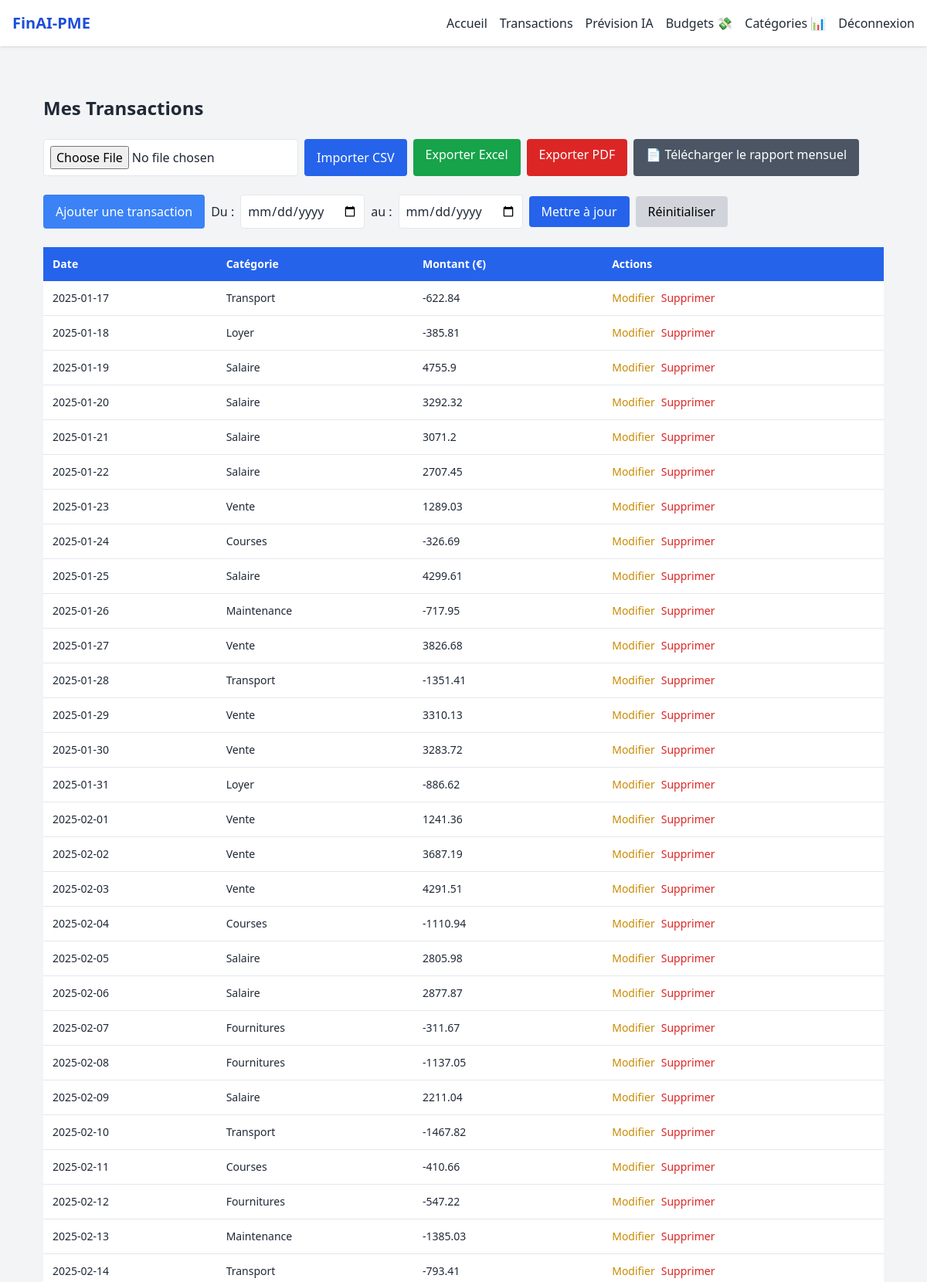
Page /transactions (signed in, upper part) on the committed database.
### app.py (models this page shows)
class Transaction(db.Model):
    id = db.Column(db.Integer, primary_key=True)
    date = db.Column(db.Date)
    category = db.Column(db.String(100))
    amount = db.Column(db.Float)
    user_id = db.Column(db.Integer, db.ForeignKey('user.id'))

### app.py (the view)
@app.route('/transactions')
@login_required
def transactions():
    selected = request.args.get('categorie')
    periode = request.args.get('periode')
    start_date = request.args.get('start_date')
    end_date = request.args.get('end_date')
    query = Transaction.query.filter_by(user_id=current_user.id)
    if selected:
        query = query.filter_by(category=selected)
    if start_date:
        query = query.filter(Transaction.date >= start_date)
    if end_date:
        query = query.filter(Transaction.date <= end_date)
    if periode == 'mois':
        query = query.filter(Transaction.date >= date.today().replace(day=1))
    elif periode == 'semaine':
        start_of_week = date.today() - timedelta(days=date.today().weekday())
        query = query.filter(Transaction.date >= start_of_week)
    txs = query.order_by(Transaction.date).all()
    total = sum(t.amount for t in txs)
    alerts = generate_alerts(txs)
    categories = list({t.category for t in Transaction.query.filter_by(user_id=current_user.id).all()})
    return render_template(
        'transactions.html',
        transactions=txs,
        alerts=alerts,
        categories=categories,
        selected=selected,
        periode=periode,
        total=total,
        start_date=start_date,
        end_date=end_date
    )

### app.py (called while the page is built)
@login_manager.user_loader
def load_user(user_id):
    return User.query.get(int(user_id))

def generate_alerts(transactions):
    alerts = []
    total = sum(t.amount for t in transactions)
    if total < 0:
        alerts.append("⚠️ Solde total négatif : attention au découvert.")
    user_id = transactions[0].user_id if transactions else None
    if user_id:
        budgets = Budget.query.filter_by(user_id=user_id).all()
        for budget in budgets:
            total_cat = sum(t.amount for t in transactions if t.category == budget.category)
            if abs(total_cat) > budget.montant_max:
                alerts.append(f"🚨 Dépassement du budget pour {budget.category} : {abs(total_cat)} € > {budget.montant_max} €")
    return alerts

### templates/transactions.html (shortened to what this page needs)
{% extends 'base.html' %}
{% block content %}
<div class="space-y-6 p-4 sm:p-6 md:p-10">
  <h2 class="text-2xl font-bold">Mes Transactions</h2>
  <form method="POST" action="/import" enctype="multipart/form-data" class="flex flex-wrap gap-2 mb-4">
    <input type="file" name="file" required class="border p-2 rounded bg-white w-full sm:w-auto">
    <button class="w-full sm:w-auto bg-blue-600 text-white px-4 py-2 rounded">Importer CSV</button>
    <a href="/export/excel" class="w-full sm:w-auto bg-green-600 text-white px-4 py-2 rounded text-center">Exporter Excel</a>
    <a href="/export/pdf" class="w-full sm:w-auto bg-red-600 text-white px-4 py-2 rounded text-center">Exporter PDF</a>
    <a href="/rapport" class="w-full sm:w-auto bg-gray-600 text-white px-4 py-2 rounded text-center">
      📄 Télécharger le rapport mensuel
    </a>
  </form>
  <div class="flex flex-wrap gap-2 mb-4">
    <button onclick="document.getElementById('addModal').classList.remove('hidden')" class="bg-blue-500 text-white px-4 py-2 rounded w-full sm:w-auto">Ajouter une transaction</button>
    <form method="GET" id="forecast-date-form" class="flex flex-wrap gap-2 items-center">
      <label for="start_date">Du :</label>
      <input type="date" name="start_date" id="start_date" value="{{ start_date }}" class="border p-2 rounded">
      <label for="end_date">au :</label>
      <input type="date" name="end_date" id="end_date" value="{{ end_date }}" class="border p-2 rounded">
      <button type="submit" class="bg-blue-600 text-white px-4 py-2 rounded">Mettre à jour</button>
      <button type="button" class="bg-gray-300 text-black px-4 py-2 rounded" onclick="resetForecastDates()">Réinitialiser</button>
    </form>
  </div>
  <div class="overflow-x-auto mt-4">
    <table class="min-w-full bg-white rounded shadow text-sm">
      <thead class="bg-blue-600 text-white">
        <tr>
          <th class="p-3 text-left">Date</th>
          <th class="p-3 text-left">Catégorie</th>
          <th class="p-3 text-left">Montant (€)</th>
          <th class="p-3 text-left">Actions</th>
        </tr>
      </thead>
      <tbody>
        {% for tx in transactions %}
        <tr class="border-b hover:bg-gray-100">
          <td class="p-3">{{ tx.date }}</td>
          <td class="p-3">{{ tx.category }}</td>
          <td class="p-3">{{ tx.amount }}</td>
          <td class="p-3 flex flex-wrap gap-2">
            <button onclick="openEditModal('{{ tx.id }}', '{{ tx.date }}', '{{ tx.category }}', '{{ tx.amount }}')" class="text-yellow-600 hover:underline">Modifier</button>
            <form method="POST" action="/delete" onsubmit="return confirm('Confirmer la suppression ?')">
              <button class="text-red-600 hover:underline">Supprimer</button>
            </form>
          </td>
        </tr>
        {% endfor %}
      </tbody>
    </table>
  </div>
</div>
{% endblock %}

### rows in the picture
Transaction: date "2025-01-17", category "Transport", amount "-622.84"
Transaction: date "2025-01-18", category "Loyer", amount "-385.81"
Transaction: date "2025-01-19", category "Salaire", amount "4755.9"
Transaction: date "2025-01-20", category "Salaire", amount "3292.32"
Transaction: date "2025-01-21", category "Salaire", amount "3071.2"
Transaction: date "2025-01-22", category "Salaire", amount "2707.45"
Transaction: date "2025-01-23", category "Vente", amount "1289.03"
Transaction: date "2025-01-24", category "Courses", amount "-326.69"
Transaction: date "2025-01-25", category "Salaire", amount "4299.61"
Transaction: date "2025-01-26", category "Maintenance", amount "-717.95"
Transaction: date "2025-01-27", category "Vente", amount "3826.68"
Transaction: date "2025-01-28", category "Transport", amount "-1351.41"
Transaction: date "2025-01-29", category "Vente", amount "3310.13"
Transaction: date "2025-01-30", category "Vente", amount "3283.72"
Transaction: date "2025-01-31", category "Loyer", amount "-886.62"
Transaction: date "2025-02-01", category "Vente", amount "1241.36"
Transaction: date "2025-02-02", category "Vente", amount "3687.19"
Transaction: date "2025-02-03", category "Vente", amount "4291.51"
Transaction: date "2025-02-04", category "Courses", amount "-1110.94"
Transaction: date "2025-02-05", category "Salaire", amount "2805.98"
Transaction: date "2025-02-06", category "Salaire", amount "2877.87"
Transaction: date "2025-02-07", category "Fournitures", amount "-311.67"
Transaction: date "2025-02-08", category "Fournitures", amount "-1137.05"
Transaction: date "2025-02-09", category "Salaire", amount "2211.04"
Transaction: date "2025-02-10", category "Transport", amount "-1467.82"
Transaction: date "2025-02-11", category "Courses", amount "-410.66"
Transaction: date "2025-02-12", category "Fournitures", amount "-547.22"
Transaction: date "2025-02-13", category "Maintenance", amount "-1385.03"
Transaction: date "2025-02-14", category "Transport", amount "-793.41"
